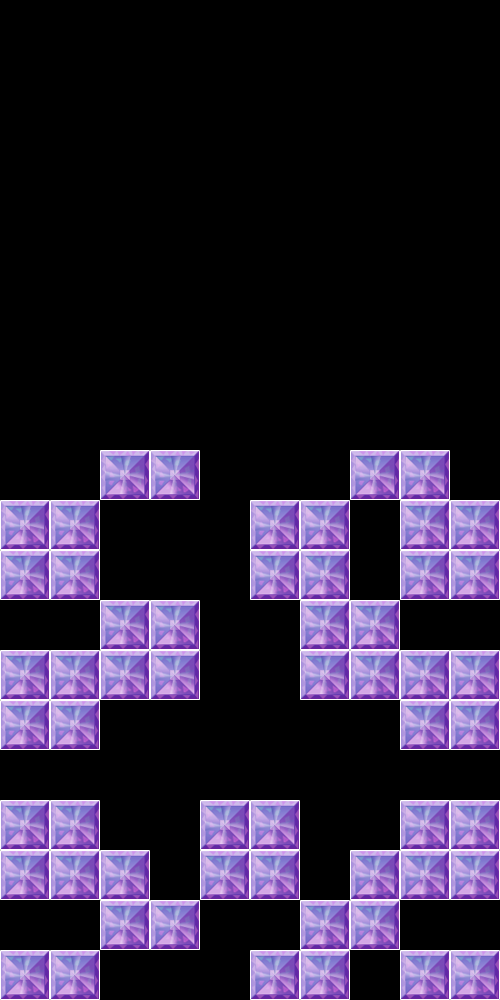

This is a level from a 2D game, rendered from its Tiled map with the project's own tilesets. A one-line summary and the map file follow, with tile-layer data summarised:
An orthogonal 10x20 tile map with 50x50 px tiles, 1 tile layer (Map).

<map version="1.0" orientation="orthogonal" renderorder="right-down" width="10" height="20" tilewidth="50" tileheight="50" nextobjectid="1">
 <tileset firstgid="1" name="av7" tilewidth="50" tileheight="50" tilecount="1">
  <image source="av7.png" width="50" height="50" />
 </tileset>
 <layer name="Map" width="10" height="20">
  <data>[200 cells, 56 non-empty, 1 distinct tile ids]</data>
 </layer>
</map>
